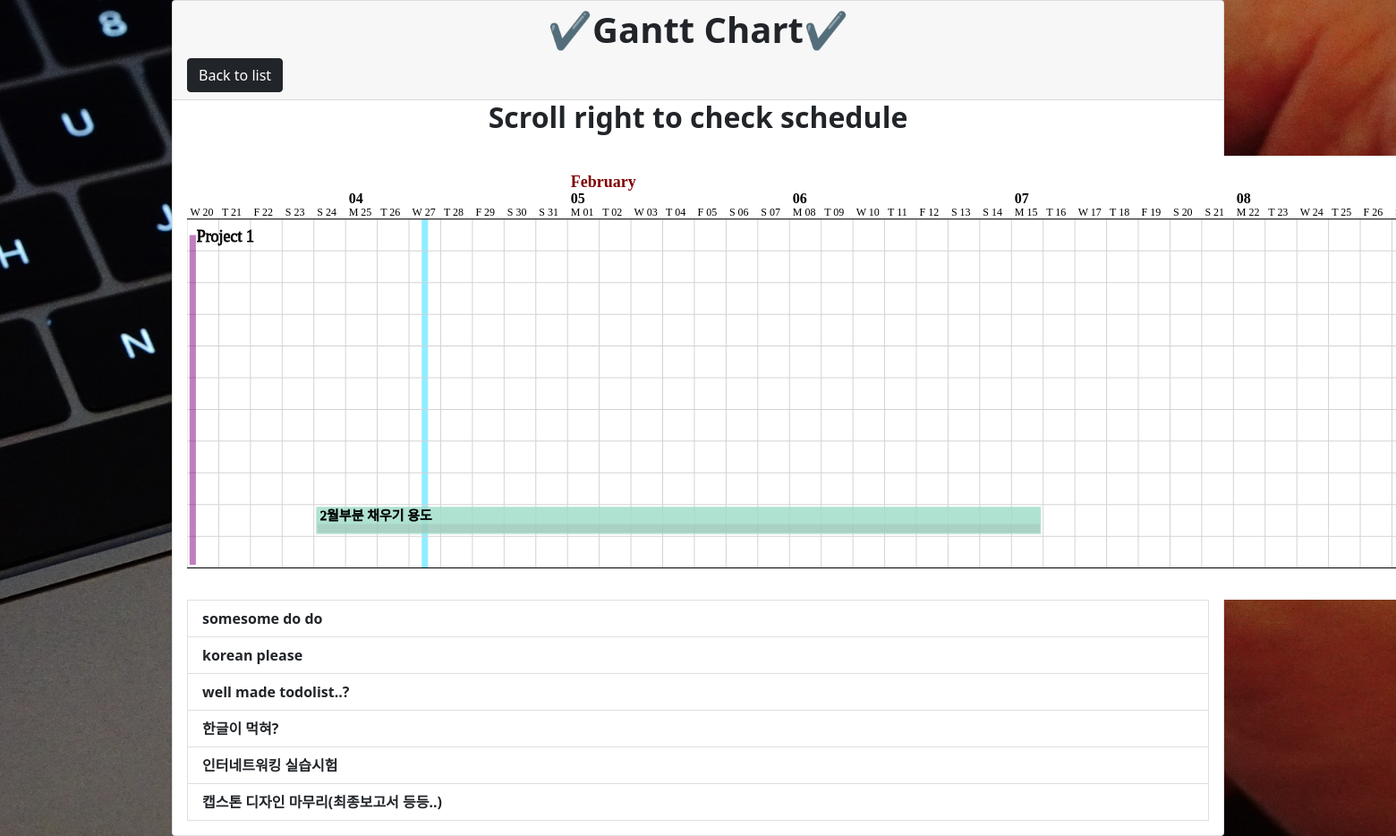
/gantt/, run on an earlier commit of the app's database.
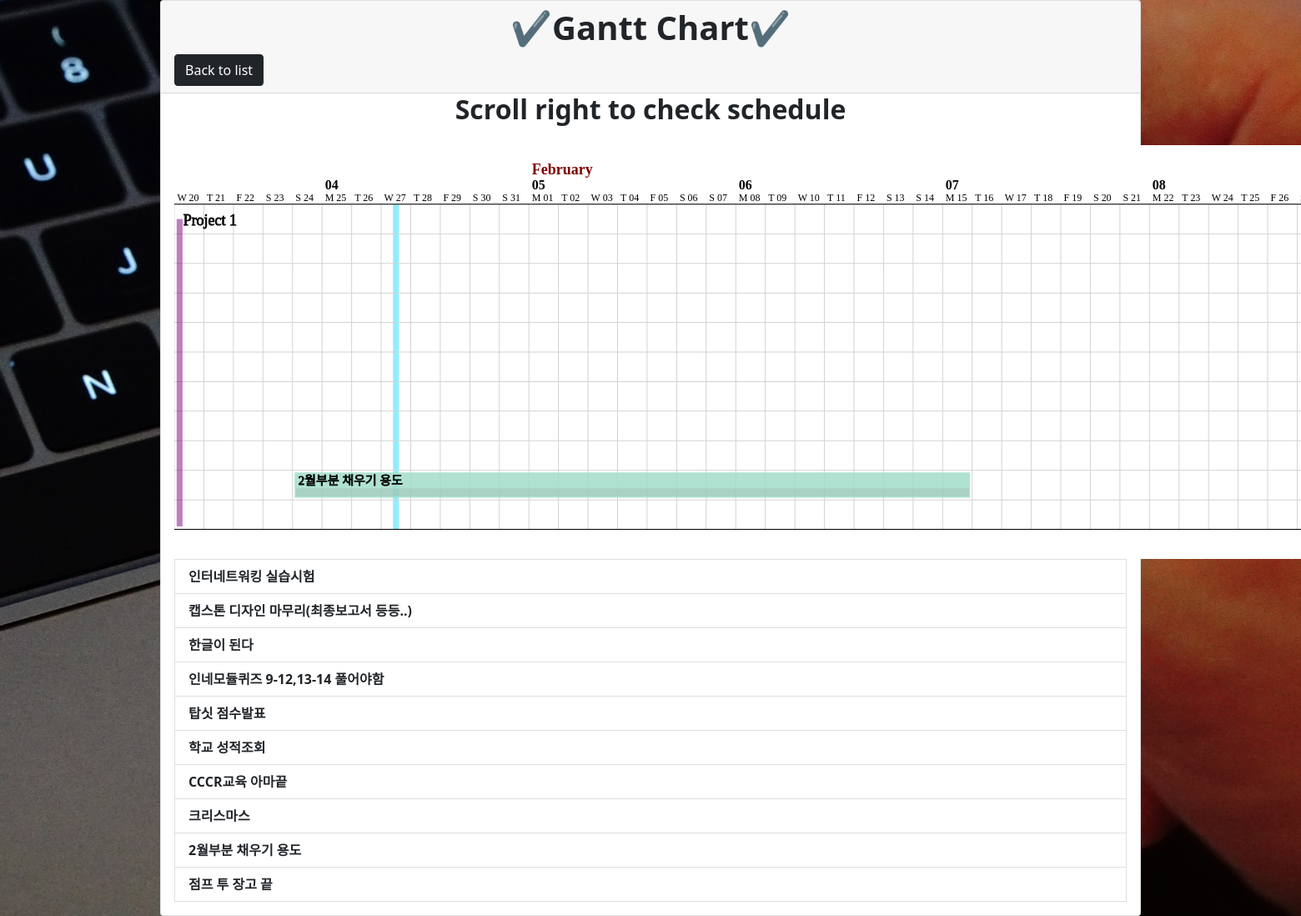
And on a later commit of the database.
### todolist/models.py (models this page shows)
class Task(models.Model):
    title=models.CharField(max_length=350)
    completed=models.BooleanField(default=False)
    created=models.DateTimeField(auto_now_add=True)
    start_day=models.CharField(max_length=350)
    start_month=models.CharField(max_length=350)
    start_year=models.CharField(max_length=350)
    end_day=models.CharField(max_length=350)
    end_month=models.CharField(max_length=350)
    end_year=models.CharField(max_length=350)
    def __str__(self):
        return self.title

### todolist/views.py (the view)
# urls.py: path("gantt/",views.gantt_task,name="gantt_task"),
def gantt_task(request):
    gantt_tasks = Task.objects.all()
    gantt_tasks_list=list(gantt_tasks)
    task_project = []
    for task in gantt_tasks_list:
        dd=int(Task.objects.get(title=task).start_day)
        dm=int(Task.objects.get(title=task).start_month)
        dy=int(Task.objects.get(title=task).start_year)
        ed=int(Task.objects.get(title=task).end_day)
        em=int(Task.objects.get(title=task).end_month)
        ey=int(Task.objects.get(title=task).end_year)
        task_project.append(mk_gantt(str(task),dd,dm,dy,ed,em,ey))
    create_gantt(task_project)
    return render(request,"gantt_task.html",{"tasks":gantt_tasks})

### todolist/mkgantt.py (called while the page is built)
def mk_gantt(gantt_tasks,dd,dm,dy,ed,em,ey):
    time1=datetime(dy,dm,dd,0,0,0)
    time2=datetime(ey,em,ed,0,0,0)
    sub_time=(time2-time1).days
    a = gantt.Task(name=gantt_tasks, start=date(dy, dm, dd), duration=sub_time,  color="#a3ddcb")
    return a

def create_gantt(task_project):
    gantt.define_font_attributes(fill='black', stroke='black', stroke_width=0.8, font_family="Verdana")
    mod_not_worked_days=[] #쉬는 날 없게끔 설정해주었다.
    gantt.define_not_worked_days(mod_not_worked_days)
    project_1 = gantt.Project(name='Project 1')
    for task in task_project:
        project_1.add_task(task)
    project_1.make_svg_for_tasks(
                        filename='./static/Project_gantt.svg',
                        today=date(2021, 1, 27),
                        start=date(2021,1, 20),
                        end=date(2021, 12, 31)
                        )

### templates/gantt_task.html (shortened to what this page needs)
{% extends 'base.html' %}
{% load static %}
{% block content %}
<div class="card">
    <div class="card-header">
        <h1 class="text-center"><b>✔Gantt Chart✔</b></h1>
        <a href="{% url 'index' %}" class="btn btn-dark">Back to list</a>
    </div>
    <h2 class="text-center"><b>Scroll right to check schedule</b></h2>
    <div class="card-body">
        <img src="{% static 'Project_gantt.svg' %}">
            {% for task in tasks %}
            <li class="list-group-item list-group-item-action">
                <b>{{task.title}}</b>
            </li>
            {% endfor %}
    </div>
</div>
{% endblock content %}

### templates/base.html (shortened to what this page needs)
{% load static %}
<!doctype html>
<html lang="en">
<head>
    <link rel="stylesheet" href="https://stackpath.bootstrapcdn.com/bootstrap/5.0.0-alpha1/css/bootstrap.min.css"
>
    <link rel="stylesheet" href="{% static 'css/style.css' %}">
</head>
<body>
    <div class="container h-100">
        {% block content %}
        {% endblock content %}
    </div>
</body>
</html>

### static/css/style.css (style rules this page uses)
body { background: url("main_img.jpg") no-repeat center center fixed; -webkit-background-size: cover; -moz-background-size: cover; -o-background-size: cover; background-size: cover; }
.container { max-width: 1200px; }

What changed in the data, as far as the page shows it:
removed Task: title "somesome do do"
removed Task: title "korean please"
removed Task: title "well made todolist..?"
removed Task: title "한글이 먹혀?"
added Task: title "한글이 된다"
added Task: title "인네모듈퀴즈 9-12,13-14 풀어야함"
added Task: title "탑싯 점수발표"
added Task: title "학교 성적조회"
added Task: title "CCCR교육 아마끝"
added Task: title "크리스마스"
added Task: title "2월부분 채우기 용도"
added Task: title "점프 투 장고 끝"
